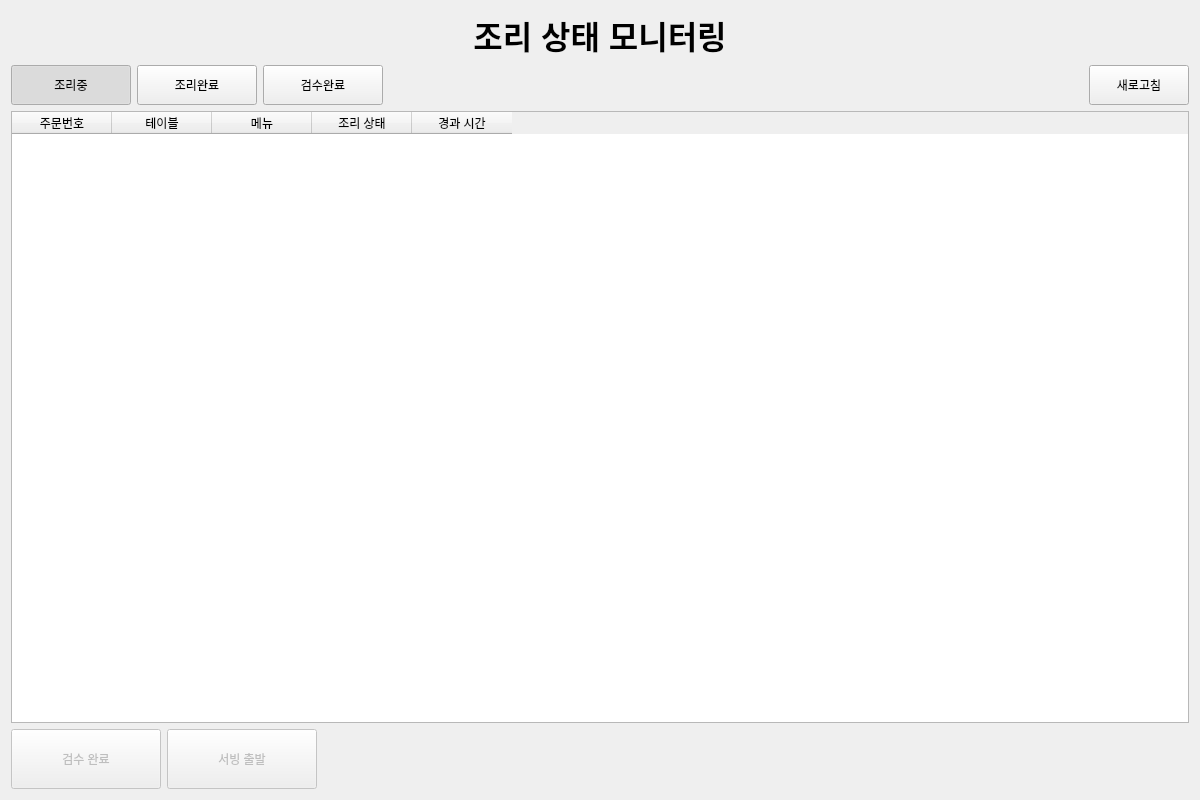
<?xml version="1.0" encoding="UTF-8"?>
<ui version="4.0">
 <class>CookingMonitor</class>
 <widget class="QWidget" name="CookingMonitor">
  <property name="geometry">
   <rect>
    <x>0</x>
    <y>0</y>
    <width>1200</width>
    <height>800</height>
   </rect>
  </property>
  <property name="windowTitle">
   <string>조리 상태 모니터링</string>
  </property>
  <layout class="QVBoxLayout" name="verticalLayout">
   <item>
    <widget class="QLabel" name="label_title">
     <property name="text">
      <string>조리 상태 모니터링</string>
     </property>
     <property name="alignment">
      <set>Qt::AlignCenter</set>
     </property>
     <property name="font">
      <font>
       <pointsize>24</pointsize>
       <weight>75</weight>
       <bold>true</bold>
      </font>
     </property>
    </widget>
   </item>
   <item>
    <layout class="QHBoxLayout" name="horizontalLayout_filter">
     <item>
      <widget class="QPushButton" name="btn_filter_cooking">
       <property name="text">
        <string>조리중</string>
       </property>
       <property name="minimumSize">
        <size>
         <width>120</width>
         <height>40</height>
        </size>
       </property>
       <property name="checkable">
        <bool>true</bool>
       </property>
       <property name="checked">
        <bool>true</bool>
       </property>
      </widget>
     </item>
     <item>
      <widget class="QPushButton" name="btn_filter_ready">
       <property name="text">
        <string>조리완료</string>
       </property>
       <property name="minimumSize">
        <size>
         <width>120</width>
         <height>40</height>
        </size>
       </property>
       <property name="checkable">
        <bool>true</bool>
       </property>
      </widget>
     </item>
     <item>
      <widget class="QPushButton" name="btn_filter_inspected">
       <property name="text">
        <string>검수완료</string>
       </property>
       <property name="minimumSize">
        <size>
         <width>120</width>
         <height>40</height>
        </size>
       </property>
       <property name="checkable">
        <bool>true</bool>
       </property>
      </widget>
     </item>
     <item>
      <spacer name="horizontalSpacer">
       <property name="orientation">
        <enum>Qt::Horizontal</enum>
       </property>
       <property name="sizeHint" stdset="0">
        <size>
         <width>40</width>
         <height>20</height>
        </size>
       </property>
      </spacer>
     </item>
     <item>
      <widget class="QPushButton" name="btn_refresh">
       <property name="text">
        <string>새로고침</string>
       </property>
       <property name="minimumSize">
        <size>
         <width>100</width>
         <height>40</height>
        </size>
       </property>
      </widget>
     </item>
    </layout>
   </item>
   <item>
    <widget class="QTableWidget" name="table_cooking">
     <property name="editTriggers">
      <set>QAbstractItemView::NoEditTriggers</set>
     </property>
     <property name="selectionBehavior">
      <enum>QAbstractItemView::SelectRows</enum>
     </property>
     <property name="selectionMode">
      <enum>QAbstractItemView::SingleSelection</enum>
     </property>
     <column>
      <property name="text">
       <string>주문번호</string>
      </property>
     </column>
     <column>
      <property name="text">
       <string>테이블</string>
      </property>
     </column>
     <column>
      <property name="text">
       <string>메뉴</string>
      </property>
     </column>
     <column>
      <property name="text">
       <string>조리 상태</string>
      </property>
     </column>
     <column>
      <property name="text">
       <string>경과 시간</string>
      </property>
     </column>
    </widget>
   </item>
   <item>
    <layout class="QHBoxLayout" name="horizontalLayout_actions">
     <item>
      <widget class="QPushButton" name="btn_confirm_inspection">
       <property name="text">
        <string>검수 완료</string>
       </property>
       <property name="minimumSize">
        <size>
         <width>150</width>
         <height>60</height>
        </size>
       </property>
       <property name="enabled">
        <bool>false</bool>
       </property>
      </widget>
     </item>
     <item>
      <widget class="QPushButton" name="btn_start_serving">
       <property name="text">
        <string>서빙 출발</string>
       </property>
       <property name="minimumSize">
        <size>
         <width>150</width>
         <height>60</height>
        </size>
       </property>
       <property name="enabled">
        <bool>false</bool>
       </property>
      </widget>
     </item>
     <item>
      <spacer name="horizontalSpacer_2">
       <property name="orientation">
        <enum>Qt::Horizontal</enum>
       </property>
       <property name="sizeHint" stdset="0">
        <size>
         <width>40</width>
         <height>20</height>
        </size>
       </property>
      </spacer>
     </item>
    </layout>
   </item>
  </layout>
 </widget>
 <resources/>
 <connections/>
</ui>
